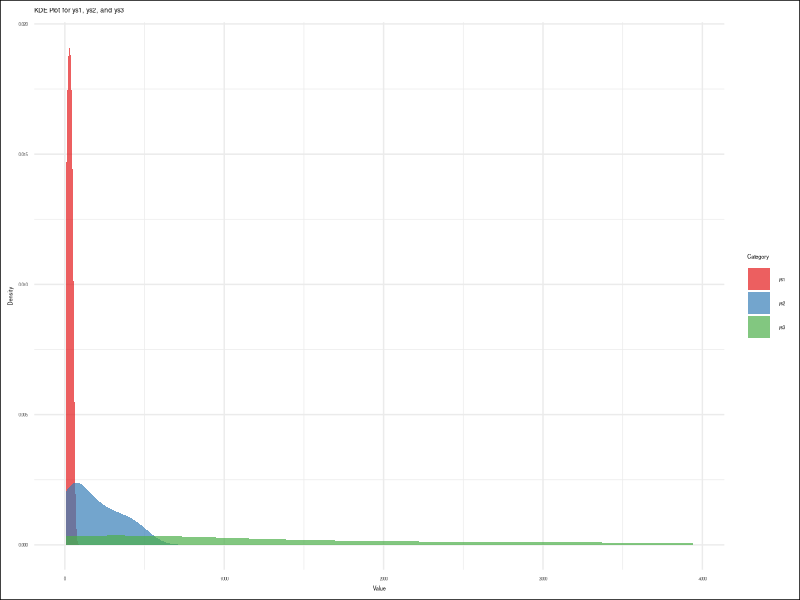

R code for this plot:
# Load required libraries
library(readr)
library(tidyr)
library(ggplot2)

# Read data from CSV file
series <- read_csv(
  "series.csv",
  show_col_types = FALSE)

# Melt the series to long format for stripplot
series_longer <- series %>%
  gather(key = "Category", value = "value", -xs)

# Create KDE plot using ggplot2 with custom colors
plot <- ggplot(
    series_longer,
    aes(x = value, fill = Category)) +
  geom_density(alpha = 0.7, color = NA) +
  scale_fill_brewer(palette = "Set1") +
  labs(
    x = "Value", y = "Density",
    title = "KDE Plot for ys1, ys2, and ys3") +
  theme_minimal() +
  theme(
    plot.background = element_rect(fill = "white"),
    text = element_text(size = 4))

# Save plot as PNG
ggsave("82a-kdeplot.png", plot,
  width = 800, height = 400, units = "px")
